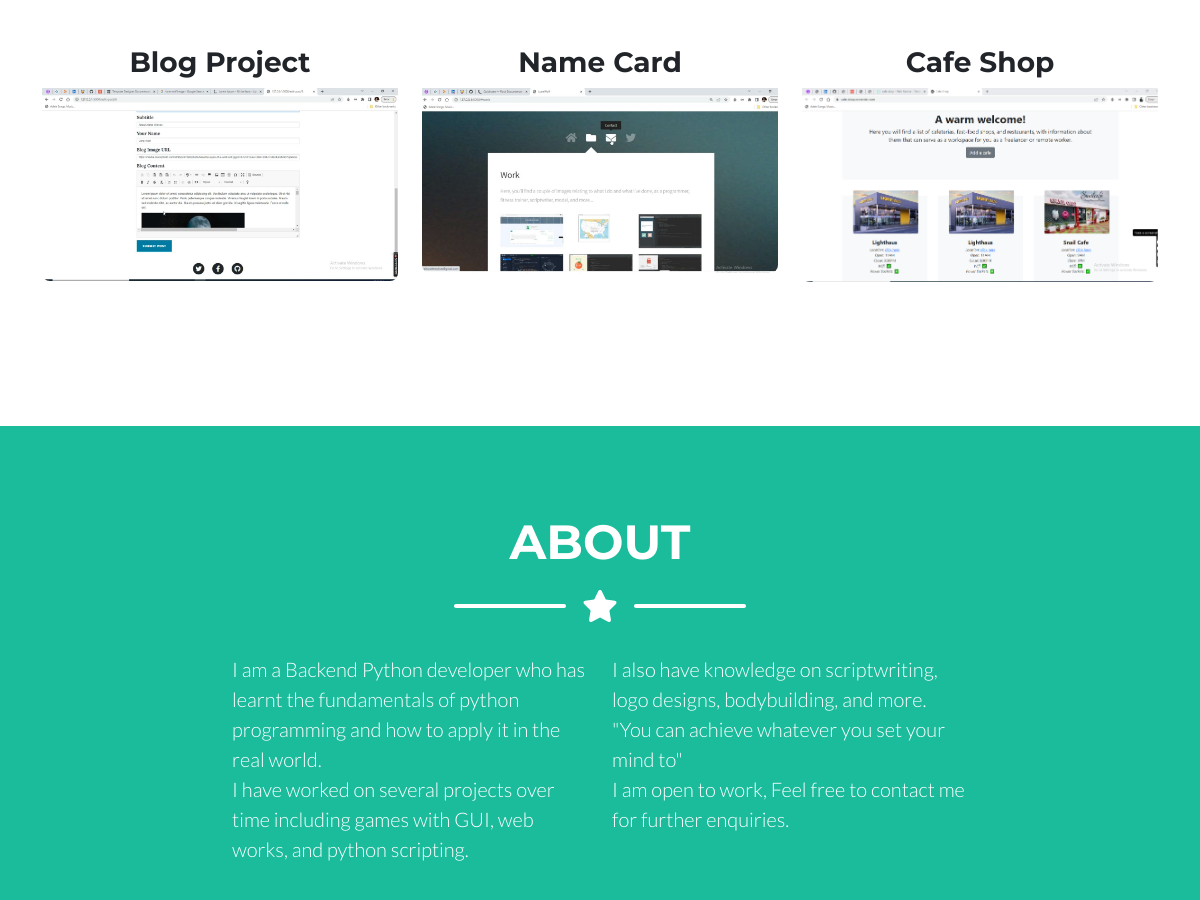
Before: / (middle part) with the older database file.
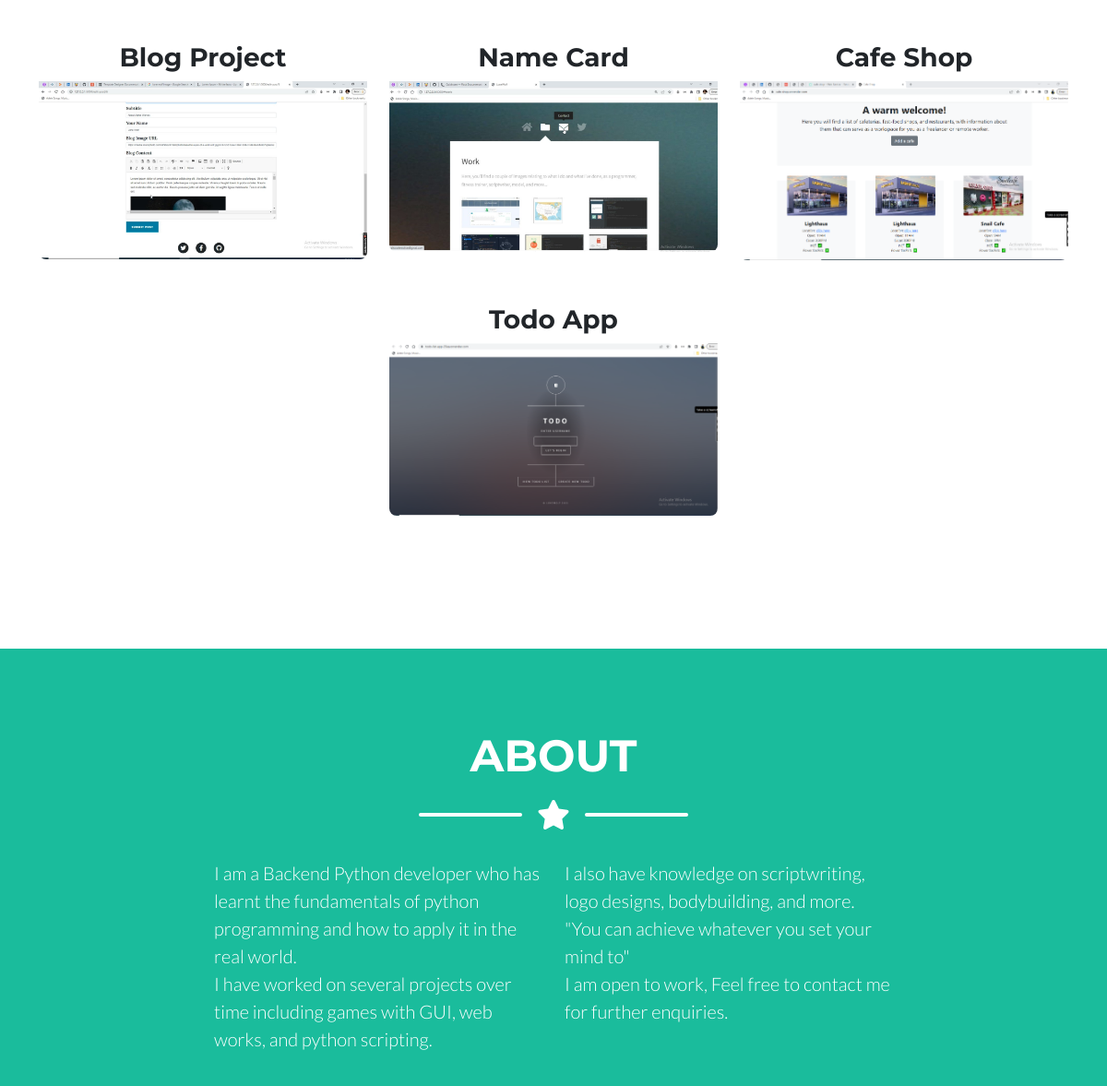
After: the same page with the newer database file.
### main.py (models this page shows)
class Skill(db.Model):
    id = db.Column(db.Integer, primary_key=True)
    skill_name = db.Column(db.String(250), unique=True, nullable=False)
    overview = db.Column(db.String(500), nullable=False)
    img_url = db.Column(db.String(50), nullable=False)
    git_url = db.Column(db.String(100), nullable=False)

### main.py (the view)
@app.route('/')
def home():
    skills = db.session.query(Skill).all()
    return render_template('index.html', skills=skills, date=date)

### templates/index.html (shortened to what this page needs)
<!DOCTYPE html>
<html lang="en">
    <head>
        <link href="static/css/styles.css" rel="stylesheet" />
    </head>
    <body id="page-top">
        <section class="page-section portfolio" id="portfolio">
            <div class="container">
                <div class="row justify-content-center">
                    {% for skill in skills: %}
                    <div class="col-md-6 col-lg-4 mb-5">
                        <div class="portfolio-item mx-auto" data-bs-toggle="modal" data-bs-target="#portfolioModal{{skill.id}}">
                            <h3 class="text-center">{{ skill.skill_name }}</h3>
                            <img class="img-fluid" src="static/images/{{skill.img_url}}" alt="..." />
                        </div>
                    </div>
                    {% endfor %}
                </div>
            </div>
        </section>
        <section class="page-section bg-primary text-white mb-0" id="about">
            <div class="container">
                <h2 class="page-section-heading text-center text-uppercase text-white">About</h2>
                <div class="divider-custom divider-light">
                    <div class="divider-custom-line"></div>
                    <div class="divider-custom-icon"><i class="fas fa-star"></i></div>
                    <div class="divider-custom-line"></div>
                </div>
                <div class="row">
                    <div class="col-lg-4 ms-auto"><p class="lead">I am a Backend Python developer who has learnt the fundamentals of python programming and how to apply it in the real world.<br/>I have worked on several projects over time including games with GUI, web works, and python scripting.</p></div>
                    <div class="col-lg-4 me-auto"><p class="lead">I also have knowledge on scriptwriting, logo designs, bodybuilding, and more.<br/>"You can achieve whatever you set your mind to"<br/>I am open to work, Feel free to contact me for further enquiries.</p></div>
                </div>
            </div>
        </section>
    </body>
</html>

Changed rows visible on the page:
added Skill: skill_name "Todo App", img_url (picture)
